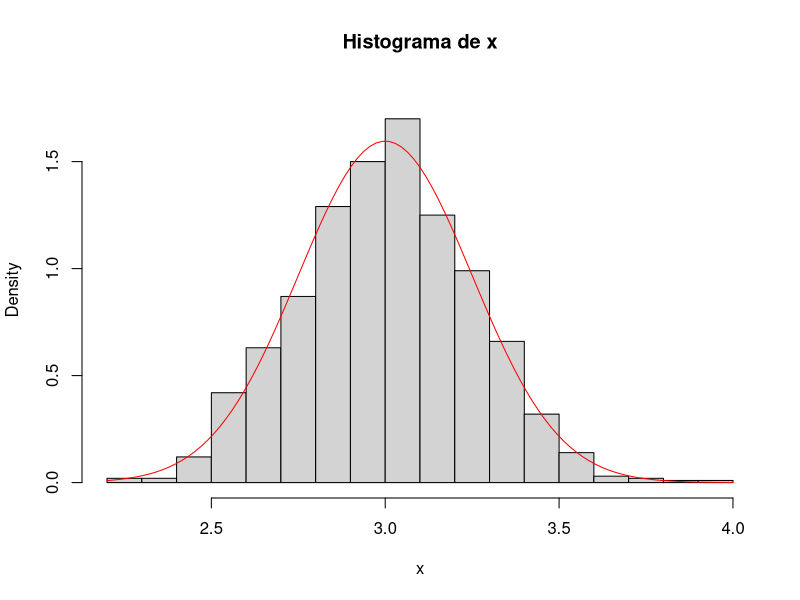
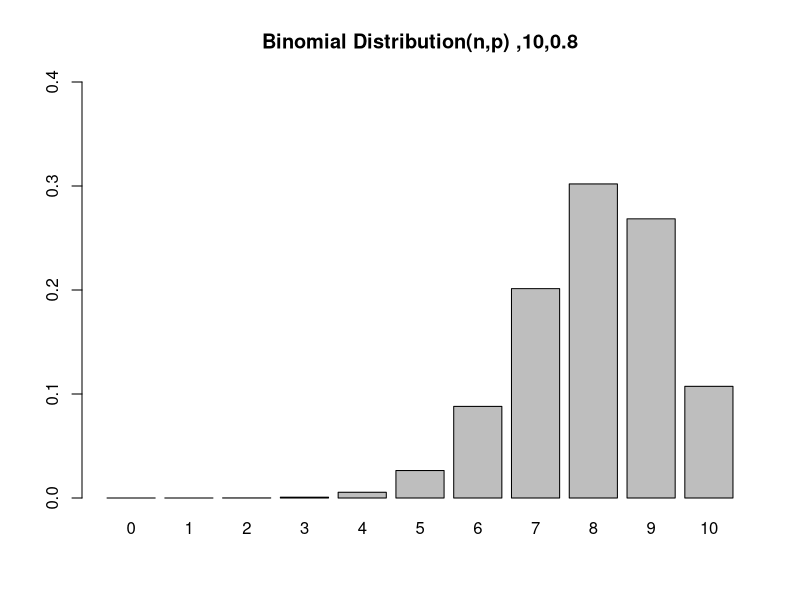

The R script that drew these images, in order:
# Solução Lista de Exercícios - Capítulo 9

# Obs: Caso tenha problemas com a acentuação, consulte este link:
# https://support.rstudio.com/hc/en-us/articles/200532197-Character-Encoding

# Configurando o diretório de trabalho
# Coloque entre aspas o diretório de trabalho que você está usando no seu computador
# Não use diretórios com espaço no nome
setwd("C:/FCD/BigDataRAzure/Cap10")
getwd()


# Exercício 1 - Gere 1000 números de uma distribuição normal com média 3 e sd = .25 e grave no objeto chamado x.
?rnorm
x <- rnorm(1000, 3, .25)


# Exercício 2 - Crie o histograma dos dados gerados no item anterior e adicione uma camada com a curva da normal.
hist(x, prob=TRUE, ylim=c(0,1.80), breaks=20, main = "Histograma de x")
curve(dnorm(x, 3, 0.25), add=TRUE, col="red", lwd=1)


# Exercício 3 - Suponha que 80% dos adultos com alergias relatem alívio sintomático com uma medicação específica. 
# Se o medicamento é dado a 10 novos pacientes com alergias, qual é a probabilidade de que ele seja 
# eficaz em exatamente sete?
dbinom(7, 10, 0.8)

graph <- function(n,p){
  x <- dbinom(0:n,size=n,prob=p)
  barplot(x,ylim=c(0,0.4),names.arg=0:n,
          main=sprintf(paste('Binomial Distribution(n,p) ',n,p,sep=',')))
}
graph(10,0.8)



# Exercício 4 - Suponha que os resultados dos testes de um vestibular se ajustem a uma distribuição normal. 
# Além disso, a pontuação média do teste é de 72 e o desvio padrão é de 15,2. 
# Qual é a porcentagem de alunos que pontuaram 84 ou mais no exame?

# Aplicamos a função pnorm da distribuição normal com média 72 e desvio padrão 15.2. 
# Como estamos procurando a porcentagem de alunos com pontuação superior a 84, 
# estamos interessados na cauda superior da distribuição normal.
pnorm(84, mean=72, sd=15.2, lower.tail=FALSE) 


# Exercício 5 - Suponha que o tempo médio de check-out de um caixa de supermercado seja de três minutos. 
# Encontre a probabilidade de um check-out do cliente ser concluído pelo caixa em menos de dois minutos.

# A taxa de processamento de checkout é igual a uma dividida pelo tempo médio de conclusão da finalização. 
# Por isso, a taxa de processamento é de 1/3 de checkouts por minuto. 
# Em seguida, aplicamos a função pexp da distribuição exponencial com taxa = 1/3.
pexp(2, rate=1/3) 


# Exercício 6 - Selecione dez números aleatórios entre um e três.
# Aplicamos a função de geração runif da distribuição uniforme para gerar dez números aleatórios entre um e três.
runif(10, min=1, max=3) 


# Exercício 7 - Se houver 12 carros atravessando uma ponte por minuto, em média, 
# encontre a probabilidade de ter 15 ou mais carros cruzando a ponte em um determinado minuto.
# A probabilidade de ter 14 ou menos carros atravessando a ponte em um determinado minuto é dada pela função ppois.
?ppois
ppois(14, lambda=12)   # lower tail 

# Assim, a probabilidade de ter 15 ou mais carros cruzando a ponte em um minuto está na 
# cauda superior da função de densidade de probabilidade.
ppois(15, lambda=12, lower=FALSE)   # upper tail 


# Exercício 8 - Suponha que haja 12 questões de múltipla escolha em um questionário de inglês. 
# Cada questão tem cinco respostas possíveis e apenas uma delas está correta. 
# Encontre a probabilidade de ter quatro ou menos respostas corretas se um aluno tentar 
# responder a cada pergunta aleatoriamente.

# Como apenas uma das cinco respostas possíveis está correta, a probabilidade de responder corretamente 
# a uma pergunta aleatória é 1/5 = 0,2. Podemos encontrar a probabilidade de ter exatamente 4 respostas 
# corretas por tentativas aleatórias como segue.
dbinom(4, size=12, prob=0.2) 

# Para encontrar a probabilidade de ter quatro ou menos respostas corretas por tentativas aleatórias, 
# aplicamos a função dbinom com x = 0,…, 4.
dbinom(0, size=12, prob=0.2) + 
  dbinom(1, size=12, prob=0.2) + 
  dbinom(2, size=12, prob=0.2) + 
  dbinom(3, size=12, prob=0.2) + 
  dbinom(4, size=12, prob=0.2) 

# Ou então:
pbinom(4, size=12, prob=0.2) 





